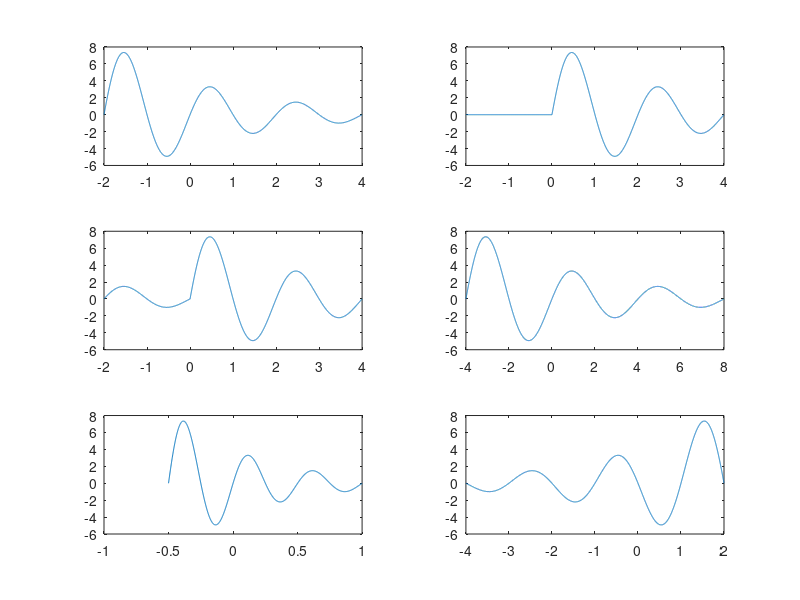
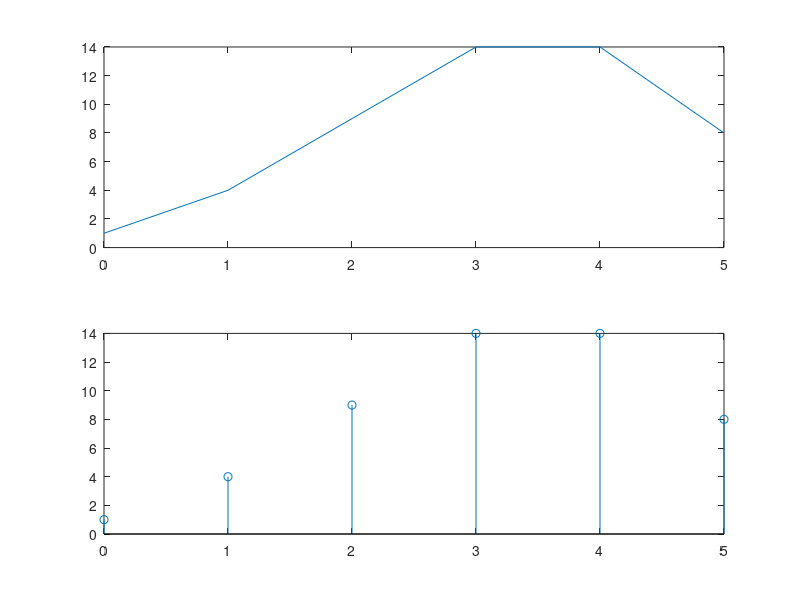
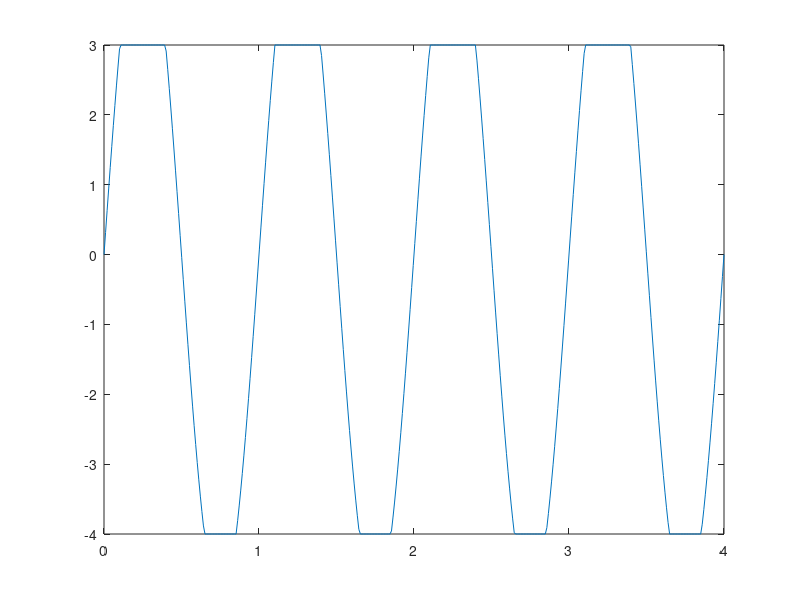
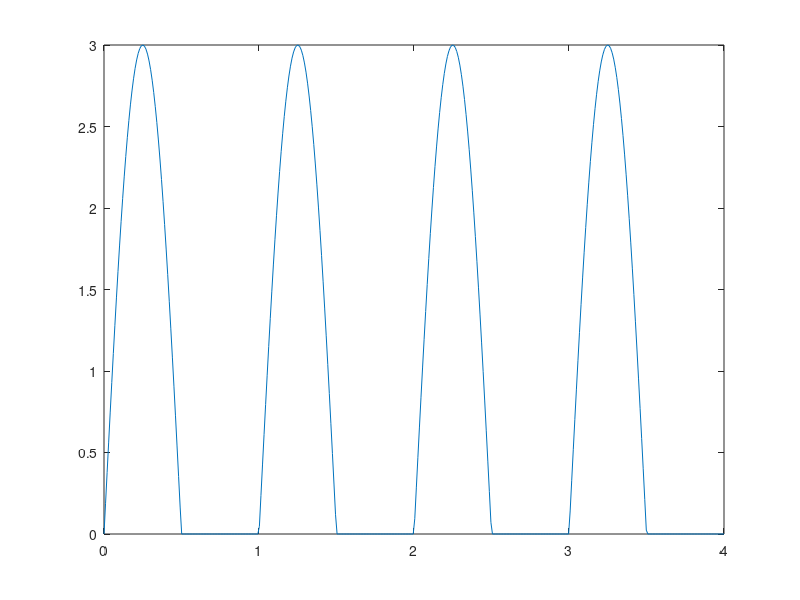

Recreate these plots in MATLAB, in order.
function Lab3_command()
%   original signal
    t=linspace(-2,4,6000);
    x=4*sin(pi*t).*exp(-0.4*t);
%    time shift by 2 sec 
    x1=[zeros(1,2000) x(1:4000)];
    x2=[x(4001:end) x(1:4000)];
%     time scaling (scale up)
    t3=linspace(-4,8,12000);
    x3=resample(x,2,1);
%     time compresion (scaling down)
    t4=linspace(-1/2,1,1500);
    x4=downsample(x,4);
%     reverse the signal
    t5=linspace(-4,2,6000);
    x5=x(end:-1:1);
%     *********** plot section ***************
    subplot(3,2,1);
    plot(t,x);
    subplot(3,2,2);
    plot(t,x1);
    subplot(3,2,3);
    plot(t,x2);
    subplot(3,2,4);
    plot(t3,x3);
    subplot(3,2,5);
    plot(t4,x4);
    subplot(3,2,6);
    plot(t5,x5);
%     *************End of section*************
% convolution method using inpulse response :
    h=[1 2 2];
    X=[1:4];
    y=conv(X,h);
    n=linspace(0,5,6);
    figure;
    subplot(2,1,1);
    plot(n,y);
    subplot(2,1,2);
    stem(n,y);
%     ***************************************
% generateing random numbers: 
%     magic > generate from 1 to 9
%     random , randn 
%     *************from 31 to 36 ************
%     *****************clipping**************
    t=linspace(0,4,400);
    x=5*sin(2*pi*t);
    I1=find(x>3);
    x(I1)=3;
    I1=find(x<-4);
    x(I1)=-4;
    figure;
    plot(t,x);
%     **********form 37 to 41 **************
%     **********half wave rectfier**********
    t=linspace(0,4,400);
    x=3*sin(2*pi*t);
    x1=x;
    x1(find(x1<0))=0;
    x2=x.*(x>0);
    figure;
    plot(t,x2);
%     ********from 42 to 44 ***************
% *************full wave rectfier**********
    t=linspace(0,4,400);
    x=3*sin(2*pi*t);
    x1=abs(x);
    figure;
    plot(t,x1);
end